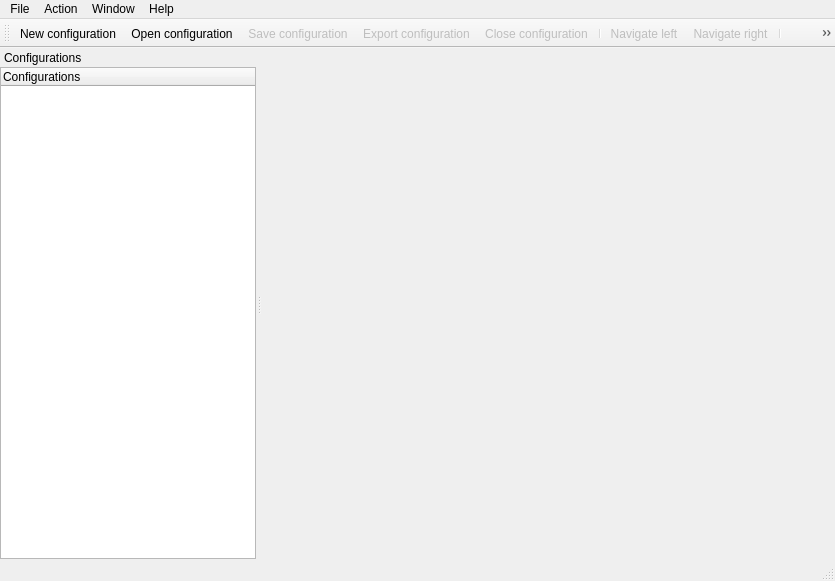
<ui version="4.0" >
 <class>FrmMain</class>
 <widget class="QMainWindow" name="FrmMain" >
  <property name="geometry" >
   <rect>
    <x>0</x>
    <y>0</y>
    <width>835</width>
    <height>581</height>
   </rect>
  </property>
  <property name="windowTitle" >
   <string>Dyprosium</string>
  </property>
  <property name="windowIcon" >
   <iconset resource="dyprosium.qrc" >:/logo/Resources/IconeDypro.png</iconset>
  </property>
  <property name="iconSize" >
   <size>
    <width>16</width>
    <height>16</height>
   </size>
  </property>
  <widget class="QWidget" name="centralWidget" >
   <layout class="QHBoxLayout" >
    <property name="leftMargin" >
     <number>6</number>
    </property>
    <property name="bottomMargin" >
     <number>0</number>
    </property>
    <item>
     <widget class="QStackedWidget" name="controlsStack" >
      <property name="currentIndex" >
       <number>1</number>
      </property>
      <widget class="QWidget" name="pageIntro" >
       <layout class="QVBoxLayout" >
        <item>
         <widget class="QLabel" name="lblNothingToEdit" >
          <property name="text" >
           <string/>
          </property>
          <property name="pixmap" >
           <pixmap resource="dyprosium.qrc" >:/logo/Resources/Dypro.png</pixmap>
          </property>
          <property name="alignment" >
           <set>Qt::AlignCenter</set>
          </property>
         </widget>
        </item>
       </layout>
      </widget>
      <widget class="QWidget" name="pageRoot" />
      <widget class="QWidget" name="pageSubnet" >
       <layout class="QHBoxLayout" >
        <item>
         <widget class="QLabel" name="lblPageSubnet" >
          <property name="enabled" >
           <bool>false</bool>
          </property>
          <property name="text" >
           <string>PAGE SUBNET</string>
          </property>
          <property name="alignment" >
           <set>Qt::AlignCenter</set>
          </property>
         </widget>
        </item>
       </layout>
      </widget>
      <widget class="QWidget" name="pageExclusions" />
      <widget class="ReservationsView" name="pageReservationsView" />
      <widget class="OptionsView" name="pageOptionsView" />
     </widget>
    </item>
   </layout>
  </widget>
  <widget class="QMenuBar" name="menuBar" >
   <property name="geometry" >
    <rect>
     <x>0</x>
     <y>0</y>
     <width>835</width>
     <height>21</height>
    </rect>
   </property>
   <widget class="QMenu" name="menuHelp" >
    <property name="title" >
     <string>Help</string>
    </property>
    <addaction name="actionAbout" />
   </widget>
   <widget class="QMenu" name="menuAction" >
    <property name="title" >
     <string>Action</string>
    </property>
    <addaction name="actionNavigateLeft" />
    <addaction name="actionNavigateRight" />
    <addaction name="actionAddSubnet" />
    <addaction name="actionRemoveSubnet" />
    <addaction name="actionAddReservation" />
    <addaction name="actionAddOption" />
    <addaction name="actionAddExclusion" />
    <addaction name="actionAdd" />
    <addaction name="actionDelete" />
    <addaction name="actionEdit" />
   </widget>
   <widget class="QMenu" name="menuFile" >
    <property name="title" >
     <string>File</string>
    </property>
    <addaction name="actionNew" />
    <addaction name="actionOpen" />
    <addaction name="actionSave" />
    <addaction name="actionExport" />
    <addaction name="actionCloseConfiguration" />
    <addaction name="separator" />
    <addaction name="actionOptions" />
    <addaction name="separator" />
    <addaction name="actionExit" />
   </widget>
   <widget class="QMenu" name="menuWindow" >
    <property name="title" >
     <string>Window</string>
    </property>
    <addaction name="actionToggleSidebar" />
    <addaction name="separator" />
    <addaction name="actionReduce" />
    <addaction name="actionMaximize" />
   </widget>
   <addaction name="menuFile" />
   <addaction name="menuAction" />
   <addaction name="menuWindow" />
   <addaction name="menuHelp" />
  </widget>
  <widget class="QToolBar" name="mainToolBar" >
   <property name="windowTitle" >
    <string>YADDConf Beta - &lt;Configuration Name></string>
   </property>
   <property name="orientation" >
    <enum>Qt::Horizontal</enum>
   </property>
   <attribute name="toolBarArea" >
    <enum>TopToolBarArea</enum>
   </attribute>
   <attribute name="toolBarBreak" >
    <bool>false</bool>
   </attribute>
   <addaction name="actionNew" />
   <addaction name="actionOpen" />
   <addaction name="actionSave" />
   <addaction name="actionExport" />
   <addaction name="actionCloseConfiguration" />
   <addaction name="separator" />
   <addaction name="actionNavigateLeft" />
   <addaction name="actionNavigateRight" />
   <addaction name="separator" />
   <addaction name="actionToggleSidebar" />
   <addaction name="actionAddSubnet" />
   <addaction name="actionRemoveSubnet" />
   <addaction name="actionAddReservation" />
   <addaction name="actionAddOption" />
   <addaction name="actionAddExclusion" />
   <addaction name="actionAdd" />
   <addaction name="actionDelete" />
   <addaction name="actionEdit" />
  </widget>
  <widget class="QStatusBar" name="statusBar" />
  <widget class="QDockWidget" name="sideBarDock" >
   <property name="toolTip" >
    <string>&lt;html>&lt;head>&lt;meta name="qrichtext" content="1" />&lt;style type="text/css">&#xd;
p, li { white-space: pre-wrap; }&#xd;
&lt;/style>&lt;/head>&lt;body style=" font-family:'MS Shell Dlg 2'; font-size:8.25pt; font-weight:400; font-style:normal; text-decoration:none;">&#xd;
&lt;p style=" margin-top:0px; margin-bottom:0px; margin-left:0px; margin-right:0px; -qt-block-indent:0; text-indent:0px;">Sidebar&lt;/p>&lt;/body>&lt;/html></string>
   </property>
   <property name="features" >
    <set>QDockWidget::NoDockWidgetFeatures</set>
   </property>
   <property name="allowedAreas" >
    <set>Qt::LeftDockWidgetArea</set>
   </property>
   <property name="windowTitle" >
    <string>Configurations</string>
   </property>
   <attribute name="dockWidgetArea" >
    <number>1</number>
   </attribute>
   <widget class="QWidget" name="dockWidgetContents" >
    <layout class="QHBoxLayout" >
     <property name="spacing" >
      <number>0</number>
     </property>
     <property name="leftMargin" >
      <number>0</number>
     </property>
     <property name="topMargin" >
      <number>0</number>
     </property>
     <property name="rightMargin" >
      <number>0</number>
     </property>
     <property name="bottomMargin" >
      <number>0</number>
     </property>
     <item>
      <widget class="QTreeWidget" name="sideBarTree" >
       <property name="alternatingRowColors" >
        <bool>true</bool>
       </property>
       <column>
        <property name="text" >
         <string>Configurations</string>
        </property>
       </column>
      </widget>
     </item>
    </layout>
   </widget>
  </widget>
  <action name="actionOptions" >
   <property name="text" >
    <string>Options</string>
   </property>
  </action>
  <action name="actionExit" >
   <property name="icon" >
    <iconset resource="dyprosium.qrc" >:/images/Resources/door_in.png</iconset>
   </property>
   <property name="text" >
    <string>Exit</string>
   </property>
   <property name="shortcut" >
    <string>Ctrl+Q</string>
   </property>
  </action>
  <action name="actionAbout" >
   <property name="text" >
    <string>About Dyprosium..</string>
   </property>
   <property name="iconText" >
    <string>About Dyprosium</string>
   </property>
   <property name="toolTip" >
    <string>About Dyprosium</string>
   </property>
  </action>
  <action name="actionExport" >
   <property name="enabled" >
    <bool>false</bool>
   </property>
   <property name="icon" >
    <iconset resource="dyprosium.qrc" >:/images/Resources/page_white_go.png</iconset>
   </property>
   <property name="text" >
    <string>Export configuration...</string>
   </property>
   <property name="shortcut" >
    <string>Ctrl+E</string>
   </property>
  </action>
  <action name="actionOpen" >
   <property name="icon" >
    <iconset resource="dyprosium.qrc" >:/images/Resources/folder.png</iconset>
   </property>
   <property name="text" >
    <string>Open configuration...</string>
   </property>
   <property name="shortcut" >
    <string>Ctrl+O</string>
   </property>
  </action>
  <action name="actionSave" >
   <property name="enabled" >
    <bool>false</bool>
   </property>
   <property name="icon" >
    <iconset resource="dyprosium.qrc" >:/images/Resources/disk.png</iconset>
   </property>
   <property name="text" >
    <string>Save configuration...</string>
   </property>
   <property name="shortcut" >
    <string>Ctrl+S</string>
   </property>
  </action>
  <action name="actionNew" >
   <property name="icon" >
    <iconset resource="dyprosium.qrc" >:/images/Resources/page_white_star.png</iconset>
   </property>
   <property name="text" >
    <string>New configuration...</string>
   </property>
   <property name="shortcut" >
    <string>Ctrl+N</string>
   </property>
  </action>
  <action name="actionToggleSidebar" >
   <property name="checkable" >
    <bool>true</bool>
   </property>
   <property name="checked" >
    <bool>true</bool>
   </property>
   <property name="icon" >
    <iconset resource="dyprosium.qrc" >:/images/Resources/application_side_tree.png</iconset>
   </property>
   <property name="text" >
    <string>Toggle Sidebar</string>
   </property>
  </action>
  <action name="actionAddSubnet" >
   <property name="icon" >
    <iconset resource="dyprosium.qrc" >:/images/Resources/world_add.png</iconset>
   </property>
   <property name="text" >
    <string>Add subnet</string>
   </property>
   <property name="visible" >
    <bool>false</bool>
   </property>
  </action>
  <action name="actionAddReservation" >
   <property name="icon" >
    <iconset resource="dyprosium.qrc" >:/images/Resources/computer_add.png</iconset>
   </property>
   <property name="text" >
    <string>Add reservation</string>
   </property>
   <property name="visible" >
    <bool>false</bool>
   </property>
  </action>
  <action name="actionAddOption" >
   <property name="icon" >
    <iconset resource="dyprosium.qrc" >:/images/Resources/wrench_add.png</iconset>
   </property>
   <property name="text" >
    <string>Add option</string>
   </property>
   <property name="visible" >
    <bool>false</bool>
   </property>
  </action>
  <action name="actionAdd" >
   <property name="icon" >
    <iconset resource="dyprosium.qrc" >:/images/Resources/add.png</iconset>
   </property>
   <property name="text" >
    <string>Add</string>
   </property>
   <property name="shortcut" >
    <string>Ctrl++</string>
   </property>
   <property name="visible" >
    <bool>false</bool>
   </property>
  </action>
  <action name="actionDelete" >
   <property name="icon" >
    <iconset resource="dyprosium.qrc" >:/images/Resources/delete.png</iconset>
   </property>
   <property name="text" >
    <string>Delete</string>
   </property>
   <property name="shortcut" >
    <string>Ctrl+-</string>
   </property>
   <property name="visible" >
    <bool>false</bool>
   </property>
  </action>
  <action name="actionNavigateLeft" >
   <property name="enabled" >
    <bool>false</bool>
   </property>
   <property name="icon" >
    <iconset resource="dyprosium.qrc" >:/images/Resources/arrow_left.png</iconset>
   </property>
   <property name="text" >
    <string>Navigate left</string>
   </property>
   <property name="shortcut" >
    <string>Left</string>
   </property>
  </action>
  <action name="actionNavigateRight" >
   <property name="enabled" >
    <bool>false</bool>
   </property>
   <property name="icon" >
    <iconset resource="dyprosium.qrc" >:/images/Resources/arrow_right.png</iconset>
   </property>
   <property name="text" >
    <string>Navigate right</string>
   </property>
   <property name="shortcut" >
    <string>Right</string>
   </property>
  </action>
  <action name="actionAddExclusion" >
   <property name="icon" >
    <iconset resource="dyprosium.qrc" >:/images/Resources/error_add.png</iconset>
   </property>
   <property name="text" >
    <string>Add exclusion</string>
   </property>
   <property name="visible" >
    <bool>false</bool>
   </property>
  </action>
  <action name="actionCloseConfiguration" >
   <property name="enabled" >
    <bool>false</bool>
   </property>
   <property name="icon" >
    <iconset resource="dyprosium.qrc" >:/images/Resources/page_white_delete.png</iconset>
   </property>
   <property name="text" >
    <string>Close configuration</string>
   </property>
   <property name="shortcut" >
    <string>Ctrl+Shift+X</string>
   </property>
  </action>
  <action name="actionEdit" >
   <property name="icon" >
    <iconset resource="dyprosium.qrc" >:/images/Resources/pencil.png</iconset>
   </property>
   <property name="text" >
    <string>Edit</string>
   </property>
   <property name="shortcut" >
    <string>Ctrl+/</string>
   </property>
   <property name="visible" >
    <bool>false</bool>
   </property>
  </action>
  <action name="actionRemoveSubnet" >
   <property name="icon" >
    <iconset resource="dyprosium.qrc" >:/images/Resources/world_delete.png</iconset>
   </property>
   <property name="text" >
    <string>Remove Subnet</string>
   </property>
   <property name="visible" >
    <bool>false</bool>
   </property>
  </action>
  <action name="actionReduce" >
   <property name="text" >
    <string>Reduce</string>
   </property>
   <property name="shortcut" >
    <string>Ctrl+M</string>
   </property>
  </action>
  <action name="actionMaximize" >
   <property name="text" >
    <string>Maximize</string>
   </property>
   <property name="shortcut" >
    <string>Ctrl+Shift+M</string>
   </property>
  </action>
 </widget>
 <layoutdefault spacing="6" margin="11" />
 <customwidgets>
  <customwidget>
   <class>OptionsView</class>
   <extends>QWidget</extends>
   <header>optionsview.h</header>
   <container>1</container>
  </customwidget>
  <customwidget>
   <class>ReservationsView</class>
   <extends>QWidget</extends>
   <header>reservationsview.h</header>
   <container>1</container>
  </customwidget>
 </customwidgets>
 <resources>
  <include location="dyprosium.qrc" />
 </resources>
 <connections>
  <connection>
   <sender>actionToggleSidebar</sender>
   <signal>toggled(bool)</signal>
   <receiver>sideBarDock</receiver>
   <slot>setVisible(bool)</slot>
   <hints>
    <hint type="sourcelabel" >
     <x>-1</x>
     <y>-1</y>
    </hint>
    <hint type="destinationlabel" >
     <x>104</x>
     <y>307</y>
    </hint>
   </hints>
  </connection>
  <connection>
   <sender>actionExit</sender>
   <signal>activated()</signal>
   <receiver>FrmMain</receiver>
   <slot>close()</slot>
   <hints>
    <hint type="sourcelabel" >
     <x>-1</x>
     <y>-1</y>
    </hint>
    <hint type="destinationlabel" >
     <x>449</x>
     <y>401</y>
    </hint>
   </hints>
  </connection>
  <connection>
   <sender>actionReduce</sender>
   <signal>activated()</signal>
   <receiver>FrmMain</receiver>
   <slot>showMinimized()</slot>
   <hints>
    <hint type="sourcelabel" >
     <x>-1</x>
     <y>-1</y>
    </hint>
    <hint type="destinationlabel" >
     <x>378</x>
     <y>369</y>
    </hint>
   </hints>
  </connection>
  <connection>
   <sender>actionMaximize</sender>
   <signal>activated()</signal>
   <receiver>FrmMain</receiver>
   <slot>showMaximized()</slot>
   <hints>
    <hint type="sourcelabel" >
     <x>-1</x>
     <y>-1</y>
    </hint>
    <hint type="destinationlabel" >
     <x>378</x>
     <y>369</y>
    </hint>
   </hints>
  </connection>
 </connections>
</ui>
